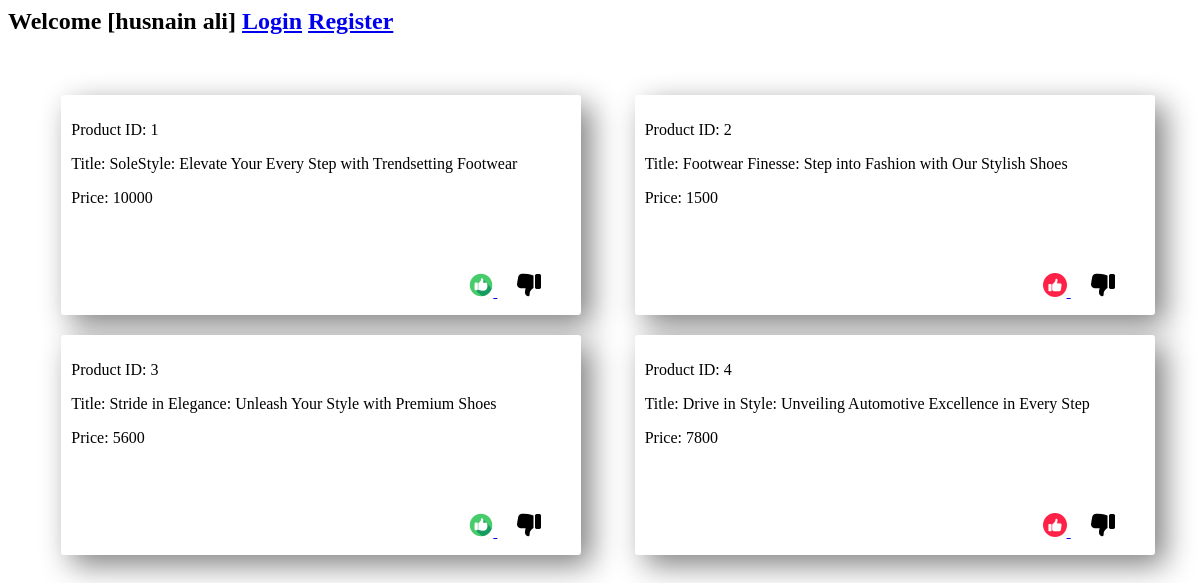
Screenshot of /index.php (signed in) with the database file from the repository.
### tables this page shows
CREATE TABLE `sampe_products` (
  `id` int(11) NOT NULL,
  `title` varchar(150) NOT NULL,
  `price` int(11) NOT NULL
);

### index.php (the view, shortened to what this page needs)
<?php
include "config.php";
echo "<h2> Welcome [" . $_SESSION['logins_name'] . "] <a href='login/login.html'>Login</a> <a href='register/reister.html'>Register</a> </h2>";
$stmt = mysqli_prepare($conn, "SELECT * FROM sampe_products");
$stmt->execute();
$result = $stmt->get_result();
echo "<div class='handler_div'>";
while ($row = mysqli_fetch_assoc($result)) {
    echo "<div class='product_main_div'>";
    echo "<p> Product ID: " . $row['id'] . " </p>";
    echo "<p> Title: " . $row['title'] . " </p>";
    echo "<p> Price: " . $row['price'] . " </p>";
    echo "<div class='like_dislike_handler_main_div'>";
    $userLikeStmt = mysqli_prepare($conn, "SELECT * FROM like_dislike_table WHERE user_id = ? AND is_like = ? AND product_id = ?");
    $likeValue = 1;
    $userLikeStmt->bind_param("iii", $_SESSION['logins'], $likeValue, $row['id']);
    $userLikeStmt->execute();
    $userLikeResult = $userLikeStmt->get_result();
    if ($userLikeResult->num_rows > 0) {
        echo "<a href='like_dislike_process.php?like=1&pro_id=" . $row['id'] . "'> <img src='images/like.png' class='un_like'> </a>";
    } else {
        echo "<a href='like_dislike_process.php?like=1&pro_id=" . $row['id'] . "'> <img src='images/un_like.png' class='un_like'> </a>";
    }
    $userDislike = mysqli_prepare($conn, "SELECT * FROM like_dislike_table WHERE user_id = ? AND is_like = ? AND product_id = ?");
    $dislikeValue = 0;
    $userDislike->bind_param("iii", $_SESSION['logins'], $dislikeValue, $row['id']);
    $userDislike->execute();
    $userDislikeResult = $userDislike->get_result();
    if (mysqli_num_rows($userDislikeResult) > 0) {
        echo "<a href='like_dislike_process.php?dislike=0&pro_id=" . $row['id'] . "'> <img src='images/disgusted.png' class='un_dislike'></a>";
    } else {
        echo "<a href='like_dislike_process.php?dislike=0&pro_id=" . $row['id'] . "'> <img src='images/un_dislike.png' class='un_dislike'></a>";
    }
    echo "</div>";
    echo "</div>";
}
echo "</div>";

### css.php (style rules this page uses)
.handler_div { display: flex; justify-content: space-evenly; align-items: center; flex-wrap: wrap; width: 100vw; height: auto; margin-top: 40px; }
.product_main_div { width: 500px; height: 200px; padding: 10px; background: white; box-shadow: 10px 10px 30px gray; color: black; border-radius: 3px; margin-top: 20px; }
.un_dislike { margin-left: 20px; }
.like_dislike_handler_main_div { float: right; margin-top: 50px; margin-right: 30px; }

### rows the page displays
sampe_products: id "1", title "SoleStyle: Elevate Your Every Step with Trendsetting Footwear", price "10000"
sampe_products: id "2", title "Footwear Finesse: Step into Fashion with Our Stylish Shoes", price "1500"
sampe_products: id "3", title "Stride in Elegance: Unleash Your Style with Premium Shoes", price "5600"
sampe_products: id "4", title "Drive in Style: Unveiling Automotive Excellence in Every Step", price "7800"

### other values shown
$_SESSION['logins_name'] "husnain ali"
